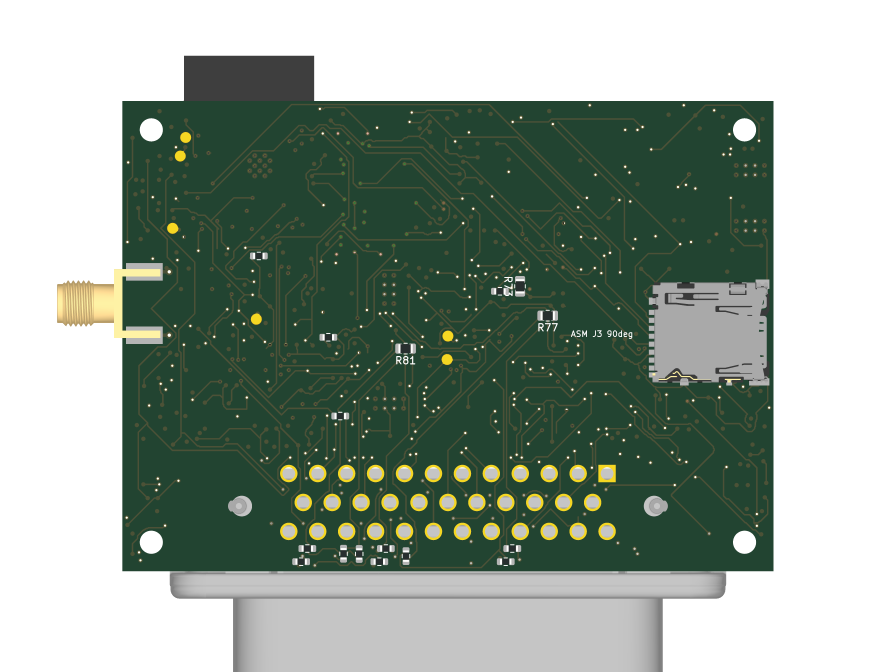
#> input picture telemetry-pod/expansion/agentee-477-3d-models/views/candidate-b1bb009b4e4c-bottom.png, 3584 x 2688 px (shown at 1/4 size)
$ python crop.py views/candidate-b1bb009b4e4c-bottom.png views/candidate-b1bb009b4e4c-isometric.png views/candidate-b1bb009b4e4c-isometric.png views/candidate-b1bb009b4e4c-isometric.png views/candidate-b1bb009b4e4c-isometric.png views/candidate-b1bb009b4e4c-isometric.png
#> lines starting #> are read from the running program, lines starting #| are printed output that depends on the picture
"""Crop per-reference fit views from a top render (read-only). The board area in the PNG is the bounding box of
PCB-coloured (green soldermask) pixels; it is mapped linearly onto the Edge.Cuts outline bounds (mm), so a board
position maps to a pixel. Usage: crop.py PNG INVENTORY_JSON OUTDIR SIZE_MM REF[,REF...] [PREFIX]
"""
import json, sys
from pathlib import Path
from PIL import Image
png, invp, outd, size, refs = sys.argv[1:6]
prefix = sys.argv[6] if len(sys.argv) > 6 else ''
im = Image.open(png).convert('RGB'); W, H = im.size
#> after `im = Image.open(png).convert('RGB')`:
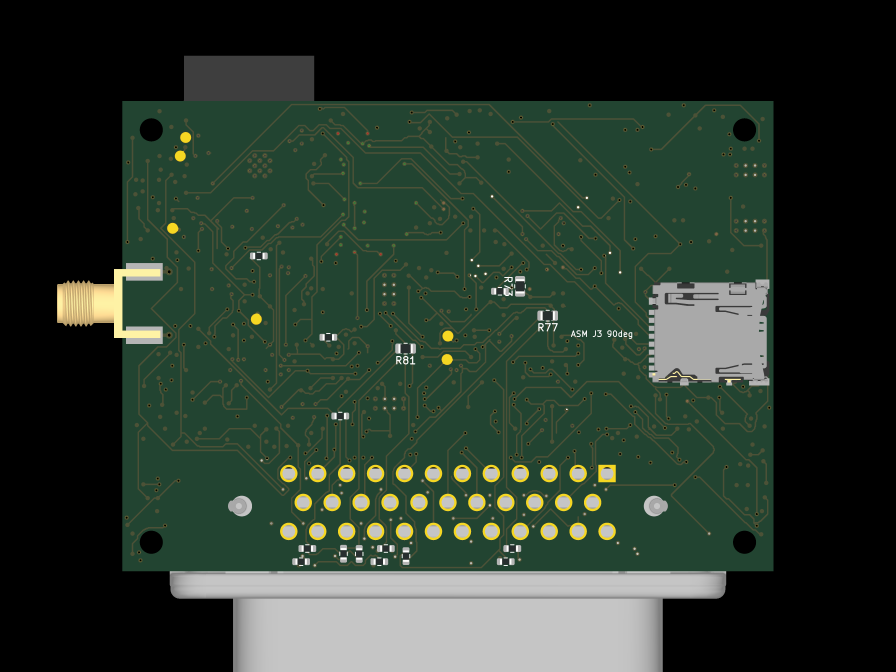
#> im: PIL image 3584x2688 RGB (shown at 1/4 size); mean R, G, B 42.2, 56, 45
#> after `W, H = im.size`: W = 3584; H = 2688
px = im.load()
xs, ys = [], []
for y in range(0, H, 4):
    for x in range(0, W, 4):
        r, g, b = px[x, y]
        if g > r + 15 and g > b + 5 and g < 160:
            xs.append(x); ys.append(y)
#> after the loop, xs = 249267 items; ys = 249267 items
x0, x1, y0, y1 = min(xs), max(xs), min(ys), max(ys)
#> x0 = 492; x1 = 3092; y0 = 404; y1 = 2284
#> (the run stopped early here; a loop or call above may not have finished)

$ run again, on telemetry-pod/expansion/agentee-477-3d-models/views/candidate-b1bb009b4e4c-top.png
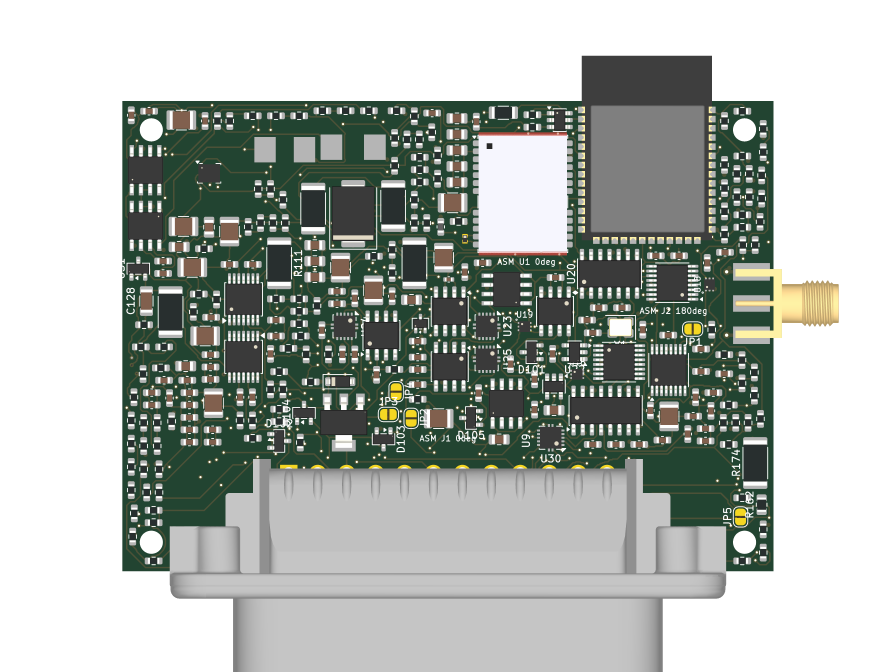
#> input picture telemetry-pod/expansion/agentee-477-3d-models/views/candidate-b1bb009b4e4c-top.png, 3584 x 2688 px (shown at 1/4 size)
#> `im = Image.open(png).convert('RGB')`:
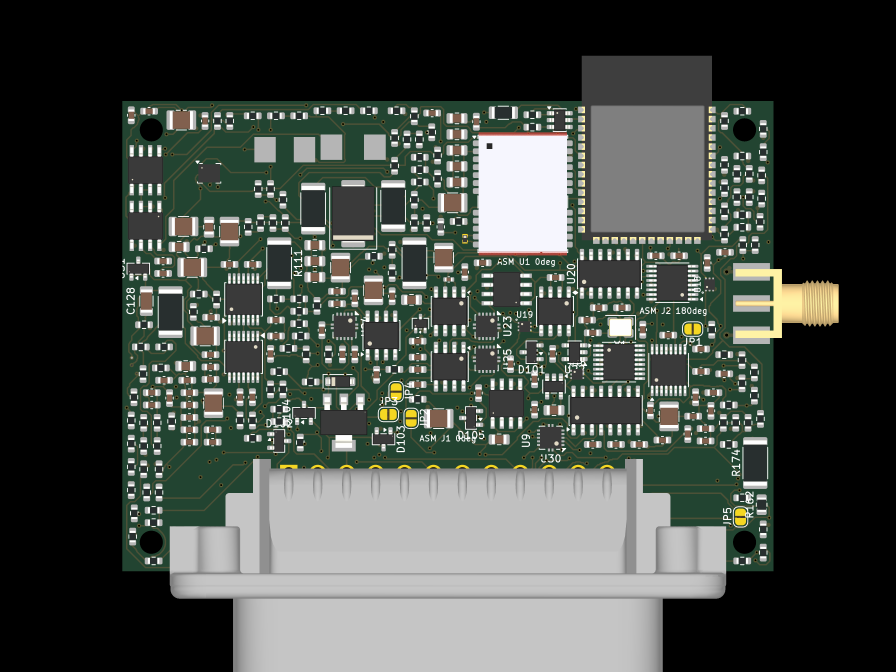
#> im: PIL image 3584x2688 RGB (shown at 1/4 size); mean R, G, B 69.5, 75.6, 70
#> after the loop `for y in range(0, H, 4):`: xs = 117759 items
#> x0 = 492; x1 = 3092; y0 = 404; y1 = 2284
